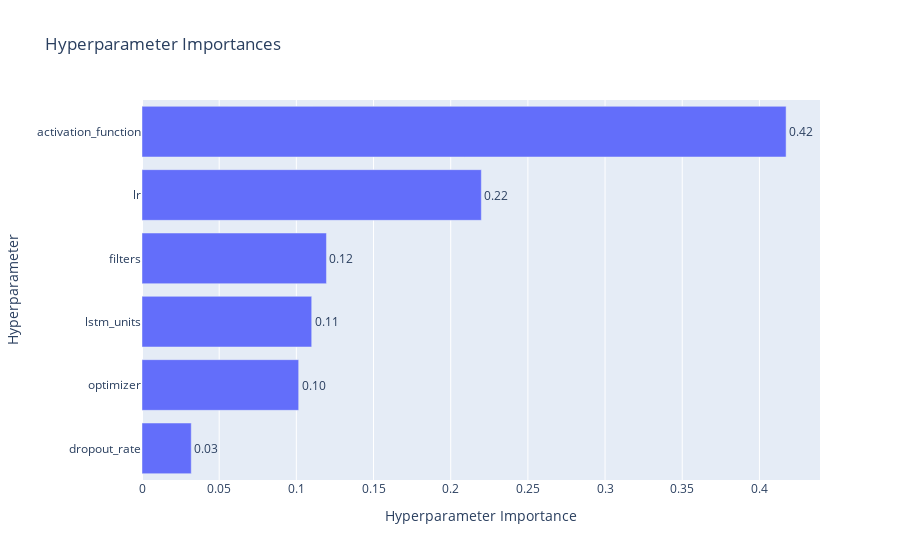

Notebook code for this chart:
### Code cell
optuna.visualization.plot_param_importances(study)

### Figure 1 — Plotly figure (JSON) as saved in the notebook; plotly's stock layout.template omitted (floating-point values rounded to 4 significant figures)
{"data": [{"cliponaxis": false, "hovertemplate": ["dropout_rate (FloatDistribution): 0.03190614824078745<extra></extra>", "optimizer (CategoricalDistribution): 0.10150859684836826<extra></extra>", "lstm_units (CategoricalDistribution): 0.1099496016474341<extra></extra>", "filters (CategoricalDistribution): 0.11950196185602187<extra></extra>", "lr (FloatDistribution): 0.2198477046697581<extra></extra>", "activation_function (CategoricalDistribution): 0.4172859867376301<extra></extra>"], "name": "Objective Value", "orientation": "h", "text": ["0.03", "0.10", "0.11", "0.12", "0.22", "0.42"], "textposition": "outside", "type": "bar", "x": [0.03191, 0.1015, 0.1099, 0.1195, 0.2198, 0.4173], "y": ["dropout_rate", "optimizer", "lstm_units", "filters", "lr", "activation_function"]}], "layout": {"title": {"text": "Hyperparameter Importances"}, "xaxis": {"title": {"text": "Hyperparameter Importance"}}, "yaxis": {"title": {"text": "Hyperparameter"}}}}
